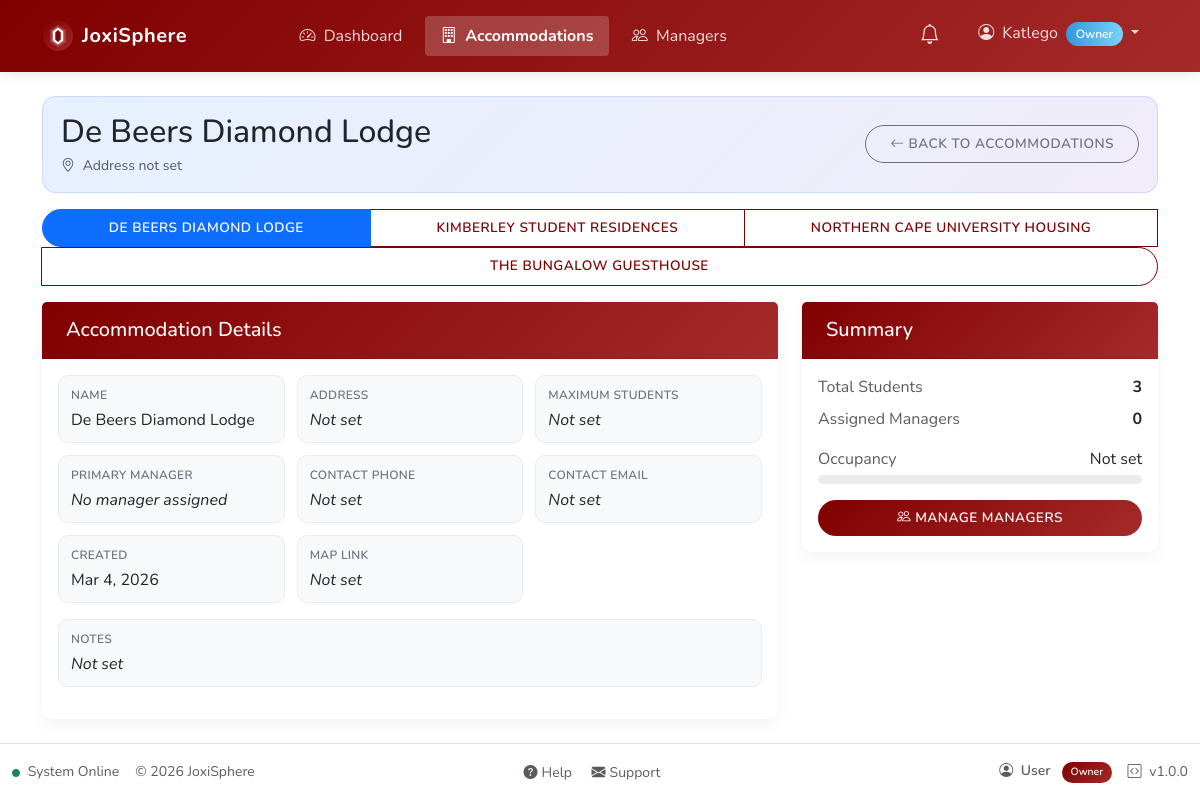
Screenshot of /view-accommodation.php?id=1 (signed in) with the database file from the repository.
### tables this page shows
CREATE TABLE IF NOT EXISTS accommodations (
    id INT AUTO_INCREMENT PRIMARY KEY,
    name VARCHAR(100) NOT NULL,
    address_line1 VARCHAR(255) NULL,
    address_line2 VARCHAR(255) NULL,
    city VARCHAR(100) NULL,
    province VARCHAR(100) NULL,
    postal_code VARCHAR(20) NULL,
    map_url VARCHAR(500) NULL,
    max_students INT UNSIGNED NULL,
    contact_phone VARCHAR(20) NULL,
    contact_email VARCHAR(100) NULL,
    notes TEXT NULL,
    owner_id INT NOT NULL,
    created_at TIMESTAMP DEFAULT CURRENT_TIMESTAMP,
    updated_at TIMESTAMP DEFAULT CURRENT_TIMESTAMP ON UPDATE CURRENT_TIMESTAMP,
    FOREIGN KEY (owner_id) REFERENCES users(id) ON DELETE CASCADE
);

### includes/functions.php (called while the page is built, shortened)
<?php
function safeQueryPrepare($conn, $sql, $debug = true) {
    $stmt = false;
    try {
        $stmt = $conn->prepare($sql);
    } catch (mysqli_sql_exception $e) {
        $prepareError = "(" . $e->getCode() . ") " . $e->getMessage();
        error_log("Database exception in SQL: $sql - " . $prepareError);
    }
    return $stmt;
}

### includes/accommodation-handler.php (called while the page is built, shortened)
<?php
if (!function_exists('safeQueryPrepare')) {
    require_once __DIR__ . '/functions.php';
}
$handlerRole = $_SESSION['user_role'] ?? '';
if (in_array($handlerRole, ['manager', 'owner'])) {
    $userId = $_SESSION['user_id'] ?? 0;
    if ($userId) {
        $conn = getDbConnection();
        if ($handlerRole === 'manager') {
            $stmtAllAccom = safeQueryPrepare($conn, "SELECT a.id, a.name FROM accommodations a
                                                      JOIN user_accommodation ua ON a.id = ua.accommodation_id
                                                      WHERE ua.user_id = ? ORDER BY a.name");
        } else {
            $stmtAllAccom = safeQueryPrepare($conn, "SELECT id, name FROM accommodations WHERE owner_id = ? ORDER BY name");
        }
        if ($stmtAllAccom) {
            $stmtAllAccom->bind_param("i", $userId);
            $stmtAllAccom->execute();
            $_SESSION['manager_accommodations'] = $stmtAllAccom->get_result()->fetch_all(MYSQLI_ASSOC);
        }
    }
}

### includes/config.php (called while the page is built, shortened)
<?php
if (isset($_SESSION['user_id']) && isset($_SESSION['user_role'])) {
    require_once __DIR__ . '/accommodation-handler.php';
}

### public/view-accommodation.php (the view, shortened to what this page needs)
<?php
require_once '../includes/config.php';
require_once '../includes/functions.php';
$owner_id = $_SESSION['user_id'] ?? 0;
$conn = getDbConnection();
$accommodation_id = isset($_GET['id']) ? (int)$_GET['id'] : 0;
$stmt = safeQueryPrepare($conn, "SELECT * FROM accommodations WHERE id = ? AND owner_id = ?");
if ($stmt === false) {
    $error = "Database error. Please try again later.";
} else {
    $stmt->bind_param("ii", $accommodation_id, $owner_id);
    $stmt->execute();
    $result = $stmt->get_result();
    $accommodation = $result->fetch_assoc();
}
$accommodation_name = (string)($accommodation['name'] ?? $accommodation['NAME'] ?? '');
$map_url = trim((string)($accommodation['map_url'] ?? ''));
$managers = [];
$stmt_managers = safeQueryPrepare($conn, "SELECT u.id, u.username, u.first_name, u.last_name, u.email, u.status as manager_status
                                        FROM users u
                                        JOIN roles r ON u.role_id = r.id
                                        JOIN user_accommodation ua ON u.id = ua.user_id
                                        WHERE ua.accommodation_id = ? AND r.name = 'manager'");
if ($stmt_managers !== false) {
    $stmt_managers->bind_param("i", $accommodation_id);
    $stmt_managers->execute();
    $managers = $stmt_managers->get_result()->fetch_all(MYSQLI_ASSOC);
}
$student_count = 0;
$stmt_students = safeQueryPrepare($conn, "SELECT COUNT(*) as count FROM students WHERE accommodation_id = ?");
if ($stmt_students !== false) {
    $stmt_students->bind_param("i", $accommodation_id);
    $stmt_students->execute();
    $student_count = $stmt_students->get_result()->fetch_assoc()['count'] ?? 0;
}
$address = trim(implode(', ', array_filter([
    $accommodation['address_line1'] ?? '',
    $accommodation['address_line2'] ?? '',
    $accommodation['city'] ?? '',
    $accommodation['province'] ?? '',
    $accommodation['postal_code'] ?? ''
])));
$manager_name = !empty($managers)
    ? trim(($managers[0]['first_name'] ?? '') . ' ' . ($managers[0]['last_name'] ?? ''))
    : '';
$max_students = isset($accommodation['max_students']) && $accommodation['max_students'] !== ''
    ? (int)$accommodation['max_students']
    : 0;
?>
<div class="container mt-4">
    <div class="accom-hero d-flex flex-wrap justify-content-between align-items-center gap-3">
        <div>
            <h2 class="mb-1"><?= htmlspecialchars($accommodation_name, ENT_QUOTES, 'UTF-8') ?></h2>
            <div class="text-muted small">
                <i class="bi bi-geo-alt me-1"></i>
                <?= $address !== '' ? htmlspecialchars($address, ENT_QUOTES, 'UTF-8') : 'Address not set' ?>
            </div>
        </div>
        <a href="<?= BASE_URL ?>/accommodations/" class="btn btn-outline-secondary">
            <i class="bi bi-arrow-left"></i> Back to Accommodations
        </a>
    </div>
    <?php include __DIR__ . '/../includes/components/accommodation-switcher-bar.php'; ?>
    <div class="row g-4">
        <div class="col-lg-8">
            <div class="card mb-4">
                <div class="card-header">
                    <h5 class="mb-0">Accommodation Details</h5>
                </div>
                <div class="card-body">
                    <div class="accom-details-grid mb-3">
                        <div class="accom-detail-item">
                            <span class="accom-detail-label">Name</span>
                            <?= htmlspecialchars($accommodation_name, ENT_QUOTES, 'UTF-8') ?>
                        </div>
                        <div class="accom-detail-item">
                            <span class="accom-detail-label">Address</span>
                            <?= $address !== '' ? htmlspecialchars($address, ENT_QUOTES, 'UTF-8') : '<em>Not set</em>' ?>
                        </div>
                        <div class="accom-detail-item">
                            <span class="accom-detail-label">Maximum Students</span>
                            <?= $max_students > 0 ? $max_students : '<em>Not set</em>' ?>
                        </div>
                        <div class="accom-detail-item">
                            <span class="accom-detail-label">Primary Manager</span>
                            <?= $manager_name !== '' ? htmlspecialchars($manager_name, ENT_QUOTES, 'UTF-8') : '<em>No manager assigned</em>' ?>
                        </div>
                        <div class="accom-detail-item">
                            <span class="accom-detail-label">Contact Phone</span>
                            <?= !empty($accommodation['contact_phone']) ? htmlspecialchars($accommodation['contact_phone'], ENT_QUOTES, 'UTF-8') : '<em>Not set</em>' ?>
                        </div>
                        <div class="accom-detail-item">
                            <span class="accom-detail-label">Contact Email</span>
                            <?= !empty($accommodation['contact_email']) ? htmlspecialchars($accommodation['contact_email'], ENT_QUOTES, 'UTF-8') : '<em>Not set</em>' ?>
                        </div>
                        <div class="accom-detail-item">
                            <span class="accom-detail-label">Created</span>
                            <?= date('M j, Y', strtotime($accommodation['created_at'])) ?>
                        </div>
                        <div class="accom-detail-item">
                            <span class="accom-detail-label">Map Link</span>
                            <?php if ($map_url !== ''): ?>
                                <a href="<?= htmlspecialchars($map_url, ENT_QUOTES, 'UTF-8') ?>" target="_blank" rel="noopener noreferrer">Open Map</a>
                            <?php else: ?>
                                <em>Not set</em>
                            <?php endif; ?>
                        </div>
                    </div>
                    <div class="accom-detail-item mb-3">
                        <span class="accom-detail-label">Notes</span>
                        <?= !empty($accommodation['notes']) ? nl2br(htmlspecialchars($accommodation['notes'], ENT_QUOTES, 'UTF-8')) : '<em>Not set</em>' ?>
                    </div>
                </div>
            </div>
        </div>
        <div class="col-lg-4">
            <div class="card mb-4">
                <div class="card-header">
                    <h5 class="mb-0">Summary</h5>
                </div>
                <div class="card-body">
                    <div class="d-flex justify-content-between mb-2">
                        <span class="text-muted">Total Students</span>
                        <strong><?= $student_count ?></strong>
                    </div>
                    <div class="d-flex justify-content-between mb-3">
                        <span class="text-muted">Assigned Managers</span>
                        <strong><?= count($managers) ?></strong>
                    </div>
                    <div class="mb-3">
                        <div class="d-flex justify-content-between mb-1">
                            <span class="text-muted">Occupancy</span>
                            <span><?= $max_students > 0 ? ($student_count . ' / ' . $max_students) : 'Not set' ?></span>
                        </div>
                        <div class="progress" style="height: 9px;">
                        </div>
                    </div>
                    <div class="d-grid">
                        <a href="managers.php?accommodation_id=<?= $accommodation_id ?>" class="btn btn-primary">
                            <i class="bi bi-people"></i> Manage Managers
                        </a>
                    </div>
                </div>
            </div>
        </div>
    </div>
</div>

### includes/components/accommodation-switcher-bar.php (shortened to what this page needs)
<?php
$switcherAccommodations = $_SESSION['manager_accommodations'] ?? [];
$currentAccommodationId = null;
if ($_SESSION['user_role'] === 'manager') {
    $currentAccommodationId = $_SESSION['accommodation_id'] ?? null;
} else if ($_SESSION['user_role'] === 'owner') {
    $currentAccommodationId = $_SESSION['current_accommodation']['id'] ?? null;
}
$currentPage = parse_url($_SERVER['REQUEST_URI'], PHP_URL_PATH);
$currentPage = ltrim($currentPage, '/');
?>
<div class="row mb-3">
    <div class="col-12">
        <div class="btn-group flex-wrap" role="group">
            <?php foreach ($switcherAccommodations as $accom): ?>
                <a href="<?= BASE_URL ?>/<?= $currentPage ?>?switch_accommodation=<?= $accom['id'] ?>"
                   class="btn btn-outline-primary<?= ($accom['id'] == $currentAccommodationId) ? ' active' : '' ?>">
                    <?= htmlspecialchars(strtoupper($accom['name']), ENT_QUOTES, 'UTF-8') ?>
                </a>
            <?php endforeach; ?>
        </div>
    </div>
</div>

### public/assets/css/custom.css (style rules this page uses)
:root { --primary-color: #800000; --primary-gradient: linear-gradient(135deg, #800000 0%, #a52a2a 100%); --secondary-color: #5e605f; --secondary-gradient: linear-gradient(135deg, #5e605f 0%, #959497 100%); --success-color: #2ecc71; --success-gradient: linear-gradient(to right, #2ecc71, #7bed9f); --info-color: #3498db; --info-gradient: linear-gradient(to right, #3498db, #79d2fb); --warning-color: #808000; --warning-gradient: linear-gradient(135deg, #808000 0%, #bdb76b 100%); --danger-color: #e74c3c; --danger-gradient: linear-gradient(to right, #e74c3c, #ff7675); --dark-color: #000000; --dark-gradient: linear-gradient(to right, #000000, #2d3436); --light-color: #f8f9fa; --light-gradient: linear-gradient(135deg, #f8f9fa 0%, #dfe6e9 100%); --admin-color: #800000; --admin-gradient: linear-gradient(135deg, #800000 0%, #5e605f 100%); --owner-color: #5e605f; --owner-gradient: linear-gradient(135deg, #5e605f 0%, #000000 100%); --manager-color: #808000; --manager-gradient: linear-gradient(135deg, #808000 0%, #5e605f 100%); --student-color: #800000; --student-gradient: linear-gradient(135deg, #800000 0%, #808000 100%); --body-bg: #ffffff; }
body { background-color: var(--body-bg); font-family: "Nunito", sans-serif; }
.card { border: none; border-radius: 10px; overflow: visible; box-shadow: 0 5px 15px rgba(0, 0, 0, 0.05); transition: all 0.3s ease; margin-bottom: 1.5rem; }
.card-header { background: var(--primary-gradient); color: white; font-weight: 600; padding: 1rem 1.5rem; border-bottom: none; }
.btn { border-radius: 30px; padding: 0.5rem 1.5rem; font-weight: 600; transition: all 0.3s ease; text-transform: uppercase; letter-spacing: 0.5px; font-size: 0.85rem; }
.btn-primary { background-image: var(--primary-gradient); border: none; }
.btn-outline-primary { color: var(--primary-color); border-color: var(--primary-color); }
.card-header { background-color: #f8f9fa; border-bottom: 1px solid rgba(0, 0, 0, 0.05); }

### public/view-accommodation.php (style rules this page uses)
.accom-hero { background: linear-gradient(135deg, rgba(13, 110, 253, 0.10), rgba(111, 66, 193, 0.10)); border: 1px solid rgba(13, 110, 253, 0.15); border-radius: 14px; padding: 16px 18px; margin-bottom: 1rem; }
.accom-details-grid { display: grid; grid-template-columns: repeat(auto-fit, minmax(220px, 1fr)); gap: 12px; }
.accom-detail-item { background: #f8f9fa; border: 1px solid #e9ecef; border-radius: 10px; padding: 10px 12px; }
.accom-detail-label { display: block; font-size: 12px; font-weight: 600; text-transform: uppercase; color: #6c757d; letter-spacing: 0.3px; margin-bottom: 4px; }

### rows the page displays
accommodations: name "De Beers Diamond Lodge", name "DE BEERS DIAMOND LODGE", created_at "Mar 4, 2026"
accommodations: name "KIMBERLEY STUDENT RESIDENCES"
accommodations: name "NORTHERN CAPE UNIVERSITY HOUSING"
accommodations: name "THE BUNGALOW GUESTHOUSE"

### other values shown
APP_NAME "JoxiSphere"
$item['text'] "Dashboard"
$item['text'] "Accommodations"
$item['text'] "Managers"
$_SESSION['username'] "Katlego"
$userRole "Owner"
$student_count "3"
count($managers) "0"
$userName "User"
